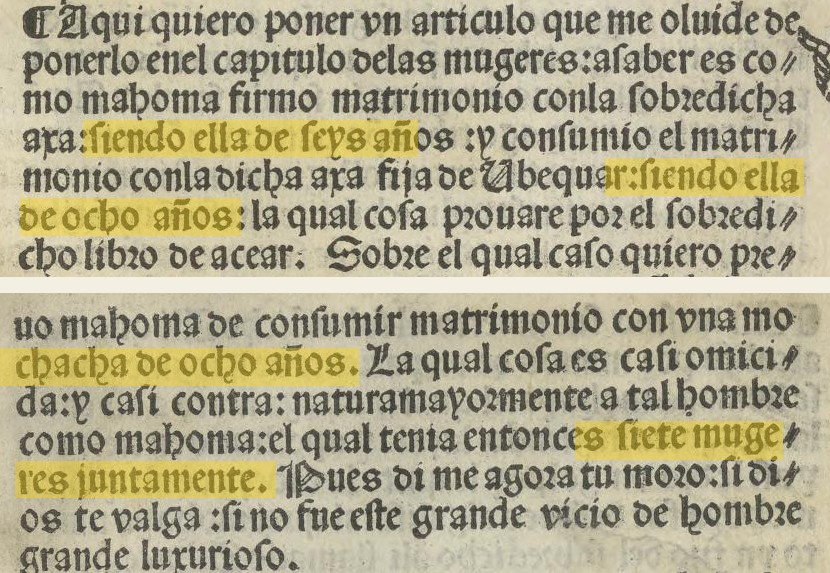
#> input picture aisha-criticas-historicas-edad-matrimonio/imagenes/ja1515.jpg, 830 x 573 px
$ python -i paper.py   (imports and definitions only)
#> lines starting #> are read from the running program, lines starting #| are printed output that depends on the picture
# -*- coding: utf-8 -*-
"""Motor «papel recortado»: piezas planas con contorno, grano de papel y sombra proyectada."""
import math, os, random
import numpy as np
from PIL import Image, ImageDraw, ImageFont, ImageFilter, ImageChops

B = os.path.dirname(os.path.abspath(__file__))
W, H, SH = 1080, 1920, 1490          # lienzo y altura del escenario (el resto es el panel de subtítulos)
INK = (46, 36, 28)
WHITE = (245, 241, 232)
GOLD = (203, 164, 72)
RED = (182, 30, 42)
SS = 2
SKIN = [(226, 190, 156), (205, 160, 122), (171, 125, 90), (238, 206, 178)]

_F = {}
FONTS = dict(bebas='Bebas.ttf', anton='Anton.ttf', lorai='LoraI.ttf', lora='Lora.ttf')   # Bebas Neue, Anton y Lora (SIL OFL 1.1)
# [12 lines left out: function F, not called in this run]

def clamp(x, a=0.0, b=1.0): return a if x < a else b if x > b else x
def ease(p): p = clamp(p); return p * p * (3 - 2 * p)
def eout(p): p = clamp(p); return 1 - (1 - p) ** 3
def eback(p):
    p = clamp(p); c = 1.70158; return 1 + (c + 1) * (p - 1) ** 3 + c * (p - 1) ** 2
def lerp(a, b, p): return a + (b - a) * p
def mix(c1, c2, p): return tuple(int(round(a + (b - a) * p)) for a, b in zip(c1, c2))
def shade(c, k): return tuple(int(clamp(v * k, 0, 255)) for v in c)

_rs = np.random.RandomState(7)
_g = _rs.normal(0, 1, (720, 720)).astype(np.float32)
GR = np.asarray(Image.fromarray((_g * 42 + 128).clip(0, 255).astype(np.uint8)).filter(ImageFilter.GaussianBlur(0.7)), dtype=np.float32) / 128.0 - 1.0
# [6 lines left out: function grain, not called in this run]

class Sp:
    """sprite RGBA con ancla"""
    _n = 0
    def __init__(s, im, ax=None, ay=None, r0=0.0):
        s.im = im; s.ax = im.width / 2 if ax is None else ax; s.ay = im.height / 2 if ay is None else ay; s.r0 = r0
        Sp._n += 1; s.k = Sp._n

SPAD = 22
def shadowed(im, off=(6, 8), blur=6, op=0.36):
    w, h = im.size; p = SPAD
    sh = Image.new('L', (w + 2 * p, h + 2 * p), 0); sh.paste(im.getchannel('A'), (p + off[0], p + off[1]))
    sh = sh.filter(ImageFilter.GaussianBlur(blur)).point(lambda v: int(v * op))
    base = Image.new('RGBA', (w + 2 * p, h + 2 * p), (20, 14, 10, 0)); base.putalpha(sh)
    base.alpha_composite(im, (p, p)); return base

class Cut:
    """lienzo de recorte: se dibuja a SSx y se reduce (bordes suaves)"""
    def __init__(s, w, h, ox=0, oy=0):
        s.w, s.h, s.ox, s.oy = int(w), int(h), ox, oy
        s.im = Image.new('RGBA', (s.w * SS, s.h * SS), (0, 0, 0, 0)); s.d = ImageDraw.Draw(s.im)
    def _p(s, pts): return [((x + s.ox) * SS, (y + s.oy) * SS) for x, y in pts]
    def _b(s, b): return [(b[0] + s.ox) * SS, (b[1] + s.oy) * SS, (b[2] + s.ox) * SS, (b[3] + s.oy) * SS]
    def poly(s, pts, fill, ow=5, oc=INK):
        P = s._p(pts); s.d.polygon(P, fill=fill)
        if ow: s.d.line(P + P[:2], fill=oc, width=int(ow * SS), joint='curve')
    def rr(s, box, r, fill, ow=5, oc=INK, corners=None):
        r = max(0, min(r, (box[2] - box[0]) / 2 - 1, (box[3] - box[1]) / 2 - 1))
        s.d.rounded_rectangle(s._b(box), r * SS, fill=fill, outline=oc if ow else None, width=int(ow * SS) if ow else 0, corners=corners)
    def ell(s, box, fill, ow=5, oc=INK):
        s.d.ellipse(s._b(box), fill=fill, outline=oc if ow else None, width=int(ow * SS) if ow else 0)
    def chord(s, box, a0, a1, fill, ow=5, oc=INK):
        s.d.chord(s._b(box), a0, a1, fill=fill, outline=oc if ow else None, width=int(ow * SS) if ow else 0)
    def line(s, pts, col=INK, w=4):
        s.d.line(s._p(pts), fill=col, width=int(w * SS), joint='curve')
    def arc(s, box, a0, a1, col=INK, w=4): s.d.arc(s._b(box), a0, a1, fill=col, width=int(w * SS))
    def text(s, xy, t, font, size, fill, anchor='mm', wght=None, **kw):
        s.d.text(((xy[0] + s.ox) * SS, (xy[1] + s.oy) * SS), t, font=F(font, size * SS, wght), fill=fill, anchor=anchor, **kw)
    def out(s, g=0.09, seed=0):
        im = s.im.resize((s.w, s.h), Image.LANCZOS); return grain(im, g, seed) if g else im

# [10 lines left out: function stack, not called in this run]
def one(im, ax=None, ay=None, **kw):
    """una pieza con su sombra"""
    s = shadowed(im, **kw); return Sp(s, (im.width / 2 if ax is None else ax) + SPAD, (im.height / 2 if ay is None else ay) + SPAD)

_SC = {}; _RC = {}
# [29 lines left out: functions _scaled, put, not called in this run]

# ------------------------------------------------------------------ figuras
_FIG = {}
# [65 lines left out: functions figure, draw_fig, not called in this run]

_P = {}
def memo(fn):
    # [4 lines left out: function w, not called in this run]
    return w

# [118 lines left out: functions pawn, sword, spear, flag, scroll, camel and 10 more, not called in this run]

_rnd = random.Random(3)
# [29 lines left out: functions tag, bigword, arrow_curve, xmark, check, not called in this run]
@memo
def qmark(size=260, col=RED): return bigword('?', size, col)
# [15 lines left out: functions pill, cursor, numcard, not called in this run]

# tarjeta de cita (papel rasgado, comillas rojas, cursiva, marcador amarillo)
_QC = {}
# [34 lines left out: function qcard, not called in this run]

# hoja (recorte de página) con borde blanco y cinta
_SHF = {}
# [48 lines left out: functions sheet_frame, tape, sheet, board, page, sign and 1 more, not called in this run]

# mapa del Hiyaz (papel clavado en tablero)
MAPPT = dict(Meca=(300, 560), Medina=(262, 330), Najla=(356, 540), Badr=(196, 400), Jaybar=(300, 226), Tabuk=(170, 96), Taif=(380, 590))
# [14 lines left out: function hijaz_map, not called in this run]

# ------------------------------------------------------------------ fondos
_BG = {}
# [52 lines left out: functions _vgrad, bg, not called in this run]

_yy, _xx = np.mgrid[0:SH, 0:W].astype(np.float32)
_v = 1 - 0.34 * np.clip(((_xx - W / 2) / (W * 0.62)) ** 2 + ((_yy - SH * 0.46) / (SH * 0.66)) ** 2, 0, 1.6) ** 1.5
VIG = Image.fromarray(np.repeat((np.clip(_v, 0, 1) * 255).astype(np.uint8)[..., None], 3, axis=2), 'RGB')
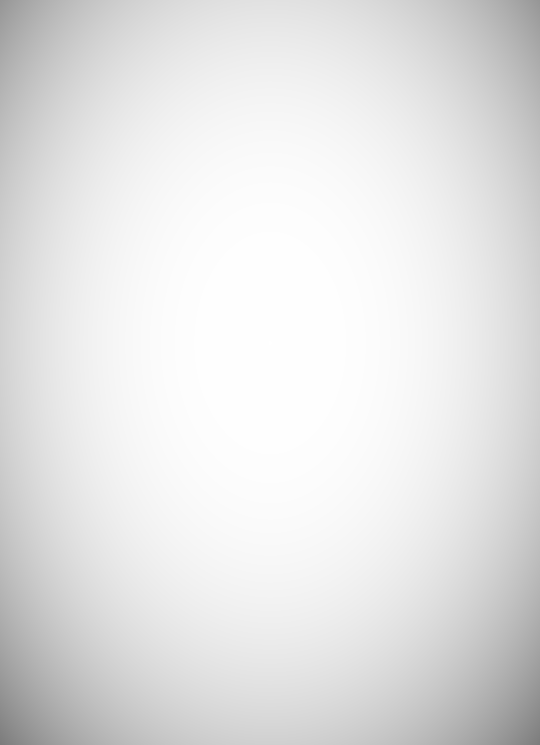
#> VIG: PIL image 1080x1490 RGB (shown at 1/2 size); min 123, max 255, mean 228
_dr = random.Random(11)
DUST = [(_dr.uniform(0, W), _dr.uniform(0, SH), _dr.uniform(-8, 8), _dr.uniform(-14, -4), _dr.choice([2, 2, 3, 3, 4, 5]), _dr.uniform(0, 6.28)) for _ in range(30)]
# [7 lines left out: function finish, not called in this run]
def gblur(im, r): return im.filter(ImageFilter.GaussianBlur(r)) if r > 0.4 else im
# [8 lines left out: functions hblur, cam, not called in this run]

# ------------------------------------------------------------------ panel inferior
TICKER = '¿SOLO EN DEFENSA PROPIA?|LO QUE DICEN LAS FUENTES ISLÁMICAS'
_PN = {}
# [17 lines left out: function panel_base, not called in this run]
def spaced_len(t, f, sp): return sum(f.getlength(ch) + sp for ch in t)
# [19 lines left out: functions spaced, draw_panel, not called in this run]

>>> import cv2
>>> picture = cv2.imread('../../aisha-criticas-historicas-edad-matrimonio/imagenes/ja1515.jpg', cv2.IMREAD_GRAYSCALE)
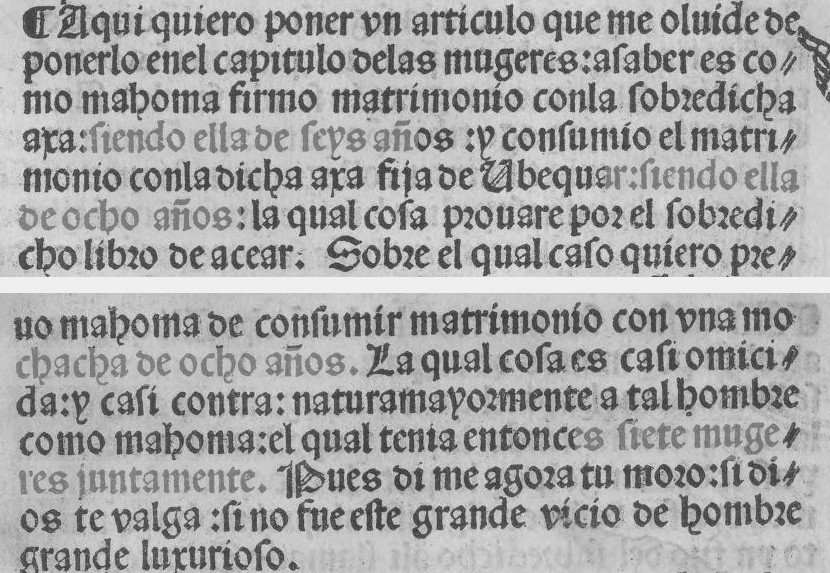
#> picture: shape (573, 830); min 26, max 250, mean 166.2
>>> result = shadowed(picture)
#> (the run stopped early here; a loop or call above may not have finished)
